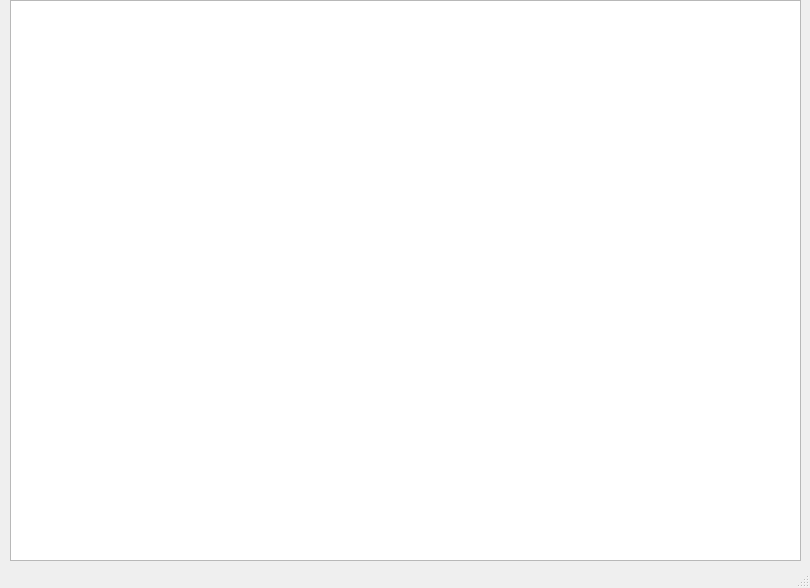
<?xml version="1.0" encoding="UTF-8"?>
<ui version="4.0">
 <class>MainWindow</class>
 <widget class="QMainWindow" name="MainWindow">
  <property name="geometry">
   <rect>
    <x>0</x>
    <y>0</y>
    <width>810</width>
    <height>588</height>
   </rect>
  </property>
  <property name="windowTitle">
   <string>Эспрессо</string>
  </property>
  <widget class="QWidget" name="centralwidget">
   <widget class="QWidget" name="verticalLayoutWidget">
    <property name="geometry">
     <rect>
      <x>10</x>
      <y>0</y>
      <width>791</width>
      <height>561</height>
     </rect>
    </property>
    <layout class="QVBoxLayout" name="verticalLayout">
     <item>
      <widget class="QTableWidget" name="tableWidget"/>
     </item>
    </layout>
   </widget>
  </widget>
  <widget class="QMenuBar" name="menubar">
   <property name="geometry">
    <rect>
     <x>0</x>
     <y>0</y>
     <width>810</width>
     <height>21</height>
    </rect>
   </property>
  </widget>
  <widget class="QStatusBar" name="statusbar"/>
 </widget>
 <resources/>
 <connections/>
</ui>
